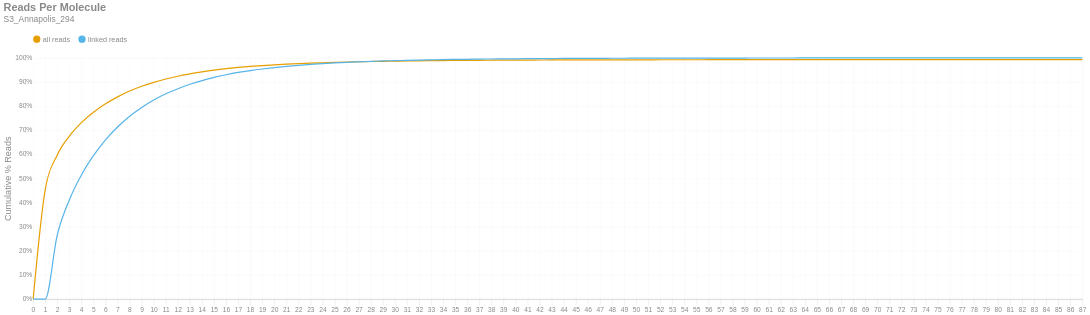

The notebook cell this image was saved under:
### Markdown cell above
### Reads per Molecule
This chart shows the cumulative distribution of the number of reads per linked molecule. That is, how many alignments are associated with a unique molecule. This excludes the number of reads associated with invalid or absent linked-read barcodes. The `linked` histogram is the percentages recalculated when disregarding singletons.

### Code cell
if SKIPLR:
    print_html(f"Skipped")
else:
    counts = np.bincount(valids['reads'].cast(pl.Int64).to_numpy())
    weighted = counts * np.arange(len(counts))
    all_perc = weighted / n_reads
    linked_perc = weighted / n_linked_reads
    linked_perc[1] = 0
    binned_df = pl.DataFrame({
        'readsper': list(range(len(counts))),
        'all reads (cumsum)': np.cumsum(all_perc).tolist(),
        'linked reads (cumsum)': np.cumsum(linked_perc).tolist(),
    })

    with SafeRender(binned_df):
        (
            density_plot(binned_df, 'Reads Per Molecule', samplename, 'readspmol')
            .encode(
                x=alt.X('readsper:O', title=None).axis(labelAngle=0).scale(padding=0),
                y=alt.Y('value:Q', title='Cumulative % Reads').axis(format='%').stack(False),
                color=alt.Color("key:N").scale(domain=["all reads", "linked reads"]),
                tooltip=[
                    alt.Tooltip("key:N", title="Data Type"),
                    alt.Tooltip("readsper:O", title="Reads Per Molecule"),
                    alt.Tooltip("value:Q", format=".2%", title="% Reads (Cum.)")
                ]            
            )
        ).display()

### Figure 1 — Vega-Lite specification as saved in the notebook (floating-point values rounded to 4 significant figures)
{"width": "container", "height": 400, "config": {"title": {"anchor": "start", "dy": -15, "fontSize": 18, "color": "#888888", "subtitleColor": "#888888", "subtitleFontSize": 14}, "arc": {"fill": "#0072B2"}, "axis": {"domainColor": "#888888", "domainWidth": 0.5, "gridWidth": 0.2, "grid": false, "titleFontWeight": 400, "titleFontSize": 15, "labelFontSize": 11, "labelColor": "#888888", "tickColor": "#888888", "tickWidth": 0.2, "titleColor": "#888888"}, "axisBand": {"grid": false}, "axisX": {"grid": true, "tickSize": 10, "domainCap": "round"}, "axisY": {"domain": false, "grid": true, "tickSize": 0, "domainCap": "round"}, "background": "transparent", "header": {"labelFontSize": 15, "labelColor": "#888888", "titleFontSize": 15, "titleFontWeight": 600, "titleColor": "#888888"}, "legend": {"labelFont": "sans-serif", "labelFontSize": 12, "labelColor": "#888888", "symbolSize": 100, "symbolType": "circle", "titleFontSize": 12, "titlePadding": 10, "titleColor": "#888888", "title": null, "orient": "top"}, "range": {"category": ["#E69F00", "#56B4E9", "#009E73", "#F0E442", "#0072B2", "#D55E00", "#CC79A7", "#000000"], "diverging": ["#cfe8f3", "#a2d4ec", "#73bfe2", "#46abdb", "#1696d2", "#12719e"]}, "area": {"fill": "#0072B2", "fillOpacity": 0.7, "line": true, "strokeOpacity": 0.7}, "line": {"color": "#0072B2", "stroke": "#0072B2", "strokeWidth": 2}, "trail": {"color": "#0072B2", "stroke": "#0072B2", "strokeWidth": 0, "size": 1}, "point": {"filled": true, "fillOpacity": 1.0, "size": 95}, "text": {"color": "#888888", "fontSize": 11, "align": "right", "fontWeight": 400, "size": 11}, "bar": {"fill": "#0072B2", "stroke": null}, "view": {"stroke": null, "continuousWidth": 660, "continuousHeight": 400}}, "data": {"name": "data-1e4e761fa7bbd3fe2d7a0ee622b6b80b"}, "mark": {"type": "line", "interpolate": "monotone", "point": {"opacity": 0, "size": 275}}, "encoding": {"color": {"field": "key", "scale": {"domain": ["all reads", "linked reads"]}, "type": "nominal"}, "tooltip": [{"field": "key", "title": "Data Type", "type": "nominal"}, {"field": "readsper", "title": "Reads Per Molecule", "type": "ordinal"}, {"field": "value", "format": ".2%", "title": "% Reads (Cum.)", "type": "quantitative"}], "x": {"axis": {"labelAngle": 0}, "field": "readsper", "scale": {"padding": 0}, "title": null, "type": "ordinal"}, "y": {"axis": {"format": "%"}, "field": "value", "stack": false, "title": "Cumulative % Reads", "type": "quantitative"}}, "params": [{"name": "param_c36ac31b6afebe62", "select": {"type": "point", "fields": ["key"]}, "bind": "legend"}], "title": {"text": "Reads Per Molecule", "subtitle": "S3_Annapolis_294"}, "transform": [{"fold": ["all reads (cumsum)", "linked reads (cumsum)"]}, {"calculate": "replace(datum.key, ' (cumsum)', '')", "as": "key"}, {"filter": {"param": "param_c36ac31b6afebe62"}}], "usermeta": {"embedOptions": {"downloadFileName": "S3_Annapolis_294.readspmol"}}, "$schema": "https://vega.github.io/schema/vega-lite/v6.1.0.json", "datasets": {"data-1e4e761fa7bbd3fe2d7a0ee622b6b80b": [{"readsper": 0, "all reads (cumsum)": 0.0, "linked reads (cumsum)": 0.0}, {"readsper": 1, "all reads (cumsum)": 0.4541, "linked reads (cumsum)": 0.0}, {"readsper": 2, "all reads (cumsum)": 0.5974, "linked reads (cumsum)": 0.2661}, {"readsper": 3, "all reads (cumsum)": 0.6756, "linked reads (cumsum)": 0.4112}, {"readsper": 4, "all reads (cumsum)": 0.7313, "linked reads (cumsum)": 0.5146}, {"readsper": 5, "all reads (cumsum)": 0.7743, "linked reads (cumsum)": 0.5945}, {"readsper": 6, "all reads (cumsum)": 0.8096, "linked reads (cumsum)": 0.66}, {"readsper": 7, "all reads (cumsum)": 0.8384, "linked reads (cumsum)": 0.7133}, {"readsper": 8, "all reads (cumsum)": 0.8624, "linked reads (cumsum)": 0.758}, {"readsper": 9, "all reads (cumsum)": 0.8822, "linked reads (cumsum)": 0.7946}, {"readsper": 10, "all reads (cumsum)": 0.8988, "linked reads (cumsum)": 0.8255}, {"readsper": 11, "all reads (cumsum)": 0.9125, "linked reads (cumsum)": 0.851}, {"readsper": 12, "all reads (cumsum)": 0.924, "linked reads (cumsum)": 0.8723}, {"readsper": 13, "all reads (cumsum)": 0.9339, "linked reads (cumsum)": 0.8906}, {"readsper": 14, "all reads (cumsum)": 0.942, "linked reads (cumsum)": 0.9057}, {"readsper": 15, "all reads (cumsum)": 0.9492, "linked reads (cumsum)": 0.919}, {"readsper": 16, "all reads (cumsum)": 0.9552, "linked reads (cumsum)": 0.9302}, {"readsper": 17, "all reads (cumsum)": 0.9603, "linked reads (cumsum)": 0.9396}, {"readsper": 18, "all reads (cumsum)": 0.9644, "linked reads (cumsum)": 0.9473}, {"readsper": 19, "all reads (cumsum)": 0.968, "linked reads (cumsum)": 0.954}, {"readsper": 20, "all reads (cumsum)": 0.9712, "linked reads (cumsum)": 0.9599}, {"readsper": 21, "all reads (cumsum)": 0.9739, "linked reads (cumsum)": 0.9648}, {"readsper": 22, "all reads (cumsum)": 0.9762, "linked reads (cumsum)": 0.9691}, {"readsper": 23, "all reads (cumsum)": 0.9782, "linked reads (cumsum)": 0.9728}, {"readsper": 24, "all reads (cumsum)": 0.9799, "linked reads (cumsum)": 0.976}, {"readsper": 25, "all reads (cumsum)": 0.9816, "linked reads (cumsum)": 0.9791}, {"readsper": 26, "all reads (cumsum)": 0.9829, "linked reads (cumsum)": 0.9816}, {"readsper": 27, "all reads (cumsum)": 0.984, "linked reads (cumsum)": 0.9836}, {"readsper": 28, "all reads (cumsum)": 0.985, "linked reads (cumsum)": 0.9854}, {"readsper": 29, "all reads (cumsum)": 0.986, "linked reads (cumsum)": 0.9873}, {"readsper": 30, "all reads (cumsum)": 0.9866, "linked reads (cumsum)": 0.9885}, {"readsper": 31, "all reads (cumsum)": 0.9873, "linked reads (cumsum)": 0.9899}, {"readsper": 32, "all reads (cumsum)": 0.988, "linked reads (cumsum)": 0.9911}, {"readsper": 33, "all reads (cumsum)": 0.9885, "linked reads (cumsum)": 0.992}, {"readsper": 34, "all reads (cumsum)": 0.989, "linked reads (cumsum)": 0.993}, {"readsper": 35, "all reads (cumsum)": 0.9894, "linked reads (cumsum)": 0.9936}, {"readsper": 36, "all reads (cumsum)": 0.9897, "linked reads (cumsum)": 0.9942}, {"readsper": 37, "all reads (cumsum)": 0.9901, "linked reads (cumsum)": 0.9949}, {"readsper": 38, "all reads (cumsum)": 0.9903, "linked reads (cumsum)": 0.9954}, {"readsper": 39, "all reads (cumsum)": 0.9906, "linked reads (cumsum)": 0.9959}, {"readsper": 40, "all reads (cumsum)": 0.9908, "linked reads (cumsum)": 0.9963}, {"readsper": 41, "all reads (cumsum)": 0.991, "linked reads (cumsum)": 0.9967}, {"readsper": 42, "all reads (cumsum)": 0.9912, "linked reads (cumsum)": 0.997}, {"readsper": 43, "all reads (cumsum)": 0.9914, "linked reads (cumsum)": 0.9973}, {"readsper": 44, "all reads (cumsum)": 0.9915, "linked reads (cumsum)": 0.9976}, {"readsper": 45, "all reads (cumsum)": 0.9917, "linked reads (cumsum)": 0.9979}, {"readsper": 46, "all reads (cumsum)": 0.9918, "linked reads (cumsum)": 0.9981}, {"readsper": 47, "all reads (cumsum)": 0.9919, "linked reads (cumsum)": 0.9983}, {"readsper": 48, "all reads (cumsum)": 0.992, "linked reads (cumsum)": 0.9984}, {"readsper": 49, "all reads (cumsum)": 0.992, "linked reads (cumsum)": 0.9986}, {"readsper": 50, "all reads (cumsum)": 0.9921, "linked reads (cumsum)": 0.9986}, {"readsper": 51, "all reads (cumsum)": 0.9921, "linked reads (cumsum)": 0.9988}, {"readsper": 52, "all reads (cumsum)": 0.9922, "linked reads (cumsum)": 0.9989}, {"readsper": 53, "all reads (cumsum)": 0.9923, "linked reads (cumsum)": 0.999}, {"readsper": 54, "all reads (cumsum)": 0.9923, "linked reads (cumsum)": 0.9991}, {"readsper": 55, "all reads (cumsum)": 0.9923, "linked reads (cumsum)": 0.9991}, {"readsper": 56, "all reads (cumsum)": 0.9924, "linked reads (cumsum)": 0.9992}, {"readsper": 57, "all reads (cumsum)": 0.9924, "linked reads (cumsum)": 0.9993}, {"readsper": 58, "all reads (cumsum)": 0.9925, "linked reads (cumsum)": 0.9993}, {"readsper": 59, "all reads (cumsum)": 0.9925, "linked reads (cumsum)": 0.9994}, {"readsper": 60, "all reads (cumsum)": 0.9925, "linked reads (cumsum)": 0.9995}, {"readsper": 61, "all reads (cumsum)": 0.9926, "linked reads (cumsum)": 0.9996}, {"readsper": 62, "all reads (cumsum)": 0.9926, "linked reads (cumsum)": 0.9996}, {"readsper": 63, "all reads (cumsum)": 0.9926, "linked reads (cumsum)": 0.9996}, {"readsper": 64, "all reads (cumsum)": 0.9926, "linked reads (cumsum)": 0.9997}, {"readsper": 65, "all reads (cumsum)": 0.9926, "linked reads (cumsum)": 0.9997}, {"readsper": 66, "all reads (cumsum)": 0.9926, "linked reads (cumsum)": 0.9997}, {"readsper": 67, "all reads (cumsum)": 0.9927, "linked reads (cumsum)": 0.9997}, {"readsper": 68, "all reads (cumsum)": 0.9927, "linked reads (cumsum)": 0.9998}, {"readsper": 69, "all reads (cumsum)": 0.9927, "linked reads (cumsum)": 0.9998}, {"readsper": 70, "all reads (cumsum)": 0.9927, "linked reads (cumsum)": 0.9998}, {"readsper": 71, "all reads (cumsum)": 0.9927, "linked reads (cumsum)": 0.9999}, {"readsper": 72, "all reads (cumsum)": 0.9927, "linked reads (cumsum)": 0.9999}, {"readsper": 73, "all reads (cumsum)": 0.9927, "linked reads (cumsum)": 0.9999}, {"readsper": 74, "all reads (cumsum)": 0.9928, "linked reads (cumsum)": 0.9999}, {"readsper": 75, "all reads (cumsum)": 0.9928, "linked reads (cumsum)": 0.9999}, {"readsper": 76, "all reads (cumsum)": 0.9928, "linked reads (cumsum)": 0.9999}, {"readsper": 77, "all reads (cumsum)": 0.9928, "linked reads (cumsum)": 0.9999}, {"readsper": 78, "all reads (cumsum)": 0.9928, "linked reads (cumsum)": 0.9999}, {"readsper": 79, "all reads (cumsum)": 0.9928, "linked reads (cumsum)": 0.9999}, {"readsper": 80, "all reads (cumsum)": 0.9928, "linked reads (cumsum)": 0.9999}, {"readsper": 81, "all reads (cumsum)": 0.9928, "linked reads (cumsum)": 0.9999}, {"readsper": 82, "all reads (cumsum)": 0.9928, "linked reads (cumsum)": 1.0}, {"readsper": 83, "all reads (cumsum)": 0.9928, "linked reads (cumsum)": 1.0}, {"readsper": 84, "all reads (cumsum)": 0.9928, "linked reads (cumsum)": 1.0}, {"readsper": 85, "all reads (cumsum)": 0.9928, "linked reads (cumsum)": 1.0}, {"readsper": 86, "all reads (cumsum)": 0.9928, "linked reads (cumsum)": 1.0}, {"readsper": 87, "all reads (cumsum)": 0.9928, "linked reads (cumsum)": 1.0}]}}
